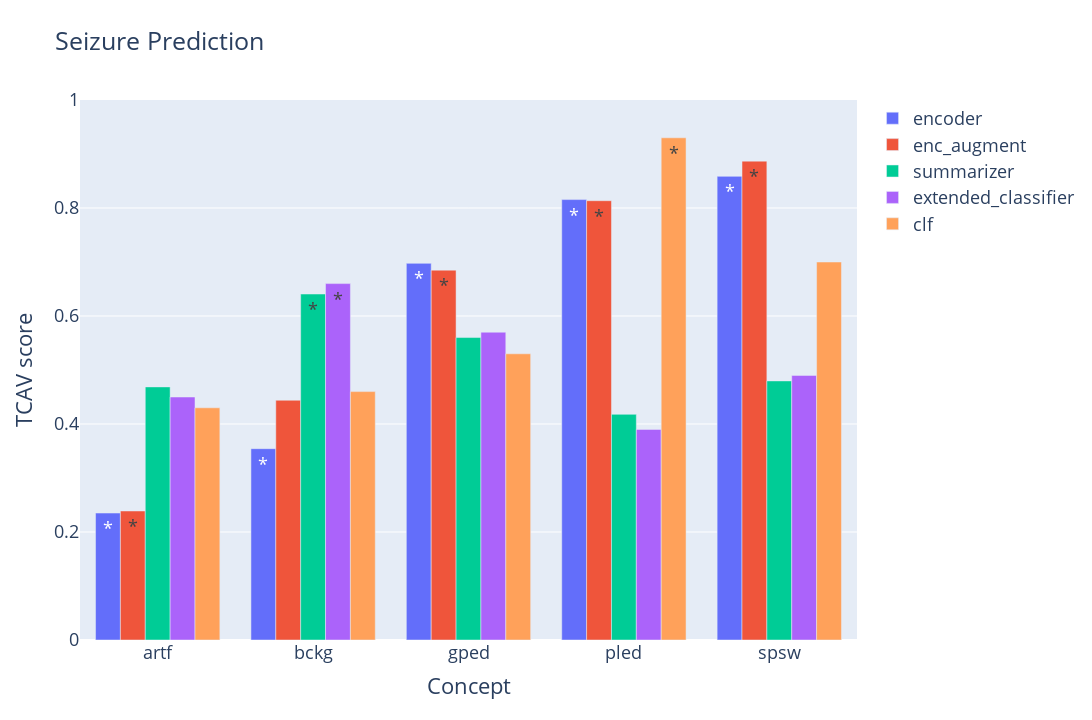

This figure's notebook cell:
### Code cell
concept_names = ["artf", "bckg", "gped", "pled", "spsw"]
title = "Seizure Prediction"
# plt_name = "TUEV_seizure_tuev_vs_random_tuh"

scores_mean_df, scores_std_df = plot_tcav_scores(all_experimental_sets, all_tcav_scores, concept_names=concept_names, title=title, score_type="sign_count", alpha=0.05, only_significant=False, with_error=False, plt_name=plt_name, file_type="png")
# scores_mean_df
# scores_std_df
plot_tcav_scores_plotly(all_experimental_sets, all_tcav_scores, concept_names=concept_names, title=title, score_type="sign_count", alpha=0.05, only_significant=False, with_error=False, plt_name=plt_name, file_type="png")

### Figure 1 — Plotly figure (JSON) as saved in the notebook; plotly's stock layout.template omitted (floating-point values rounded to 4 significant figures)
{"data": [{"name": "encoder", "text": ["*", "*", "*", "*", "*"], "type": "bar", "x": ["TUEV/artf", "TUEV/bckg", "TUEV/gped", "TUEV/pled", "TUEV/spsw"], "y": [0.2351, 0.3543, 0.6975, 0.8156, 0.8586]}, {"name": "enc_augment", "text": ["*", "", "*", "*", "*"], "type": "bar", "x": ["TUEV/artf", "TUEV/bckg", "TUEV/gped", "TUEV/pled", "TUEV/spsw"], "y": [0.2389, 0.444, 0.6849, 0.8135, 0.8868]}, {"name": "summarizer", "text": ["", "*", "", "", ""], "type": "bar", "x": ["TUEV/artf", "TUEV/bckg", "TUEV/gped", "TUEV/pled", "TUEV/spsw"], "y": [0.4687, 0.6407, 0.5601, 0.4179, 0.4798]}, {"name": "extended_classifier", "text": ["", "*", "", "", ""], "type": "bar", "x": ["TUEV/artf", "TUEV/bckg", "TUEV/gped", "TUEV/pled", "TUEV/spsw"], "y": [0.45, 0.66, 0.57, 0.39, 0.49]}, {"name": "clf", "text": ["", "", "", "*", ""], "type": "bar", "x": ["TUEV/artf", "TUEV/bckg", "TUEV/gped", "TUEV/pled", "TUEV/spsw"], "y": [0.43, 0.46, 0.53, 0.93, 0.7]}], "layout": {"font": {"size": 18}, "height": 720, "title": {"text": "Seizure Prediction"}, "width": 1200, "xaxis": {"ticktext": ["artf", "bckg", "gped", "pled", "spsw"], "tickvals": [0, 1, 2, 3, 4], "title": {"text": "Concept"}}, "yaxis": {"range": [0, 1], "title": {"text": "TCAV score"}}}}
